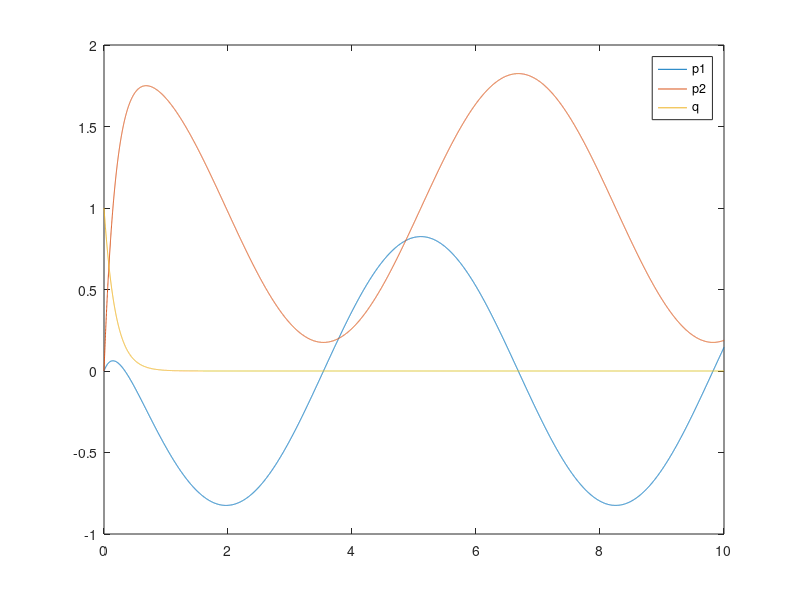

Source code (MATLAB):
G1 = 1;
G2 = 1;
G3 = 1;
G4 = -10;
fs = 1;
I1 = 1;
I2 = 1;
I3 = 1;
C = 1;
R = 1;

p1_0 = 0; p2_0 = 0; q_0 = 1;
x_0 = [p1_0; p2_0; q_0];
dx_dt = @(t, x) [ G1*fs - G2*x(2)/I2 ; G2*x(1)/I1 - G4*x(3)/(C*G3) ; (G4*x(3)/(C*G3) - x(3)/C)/(R*(1 + I3/(C*G3))) ];

[t, x] = ode45(dx_dt, linspace(0, 10, 10000), x_0);

plot(t, x)
legend('p1', 'p2', 'q')